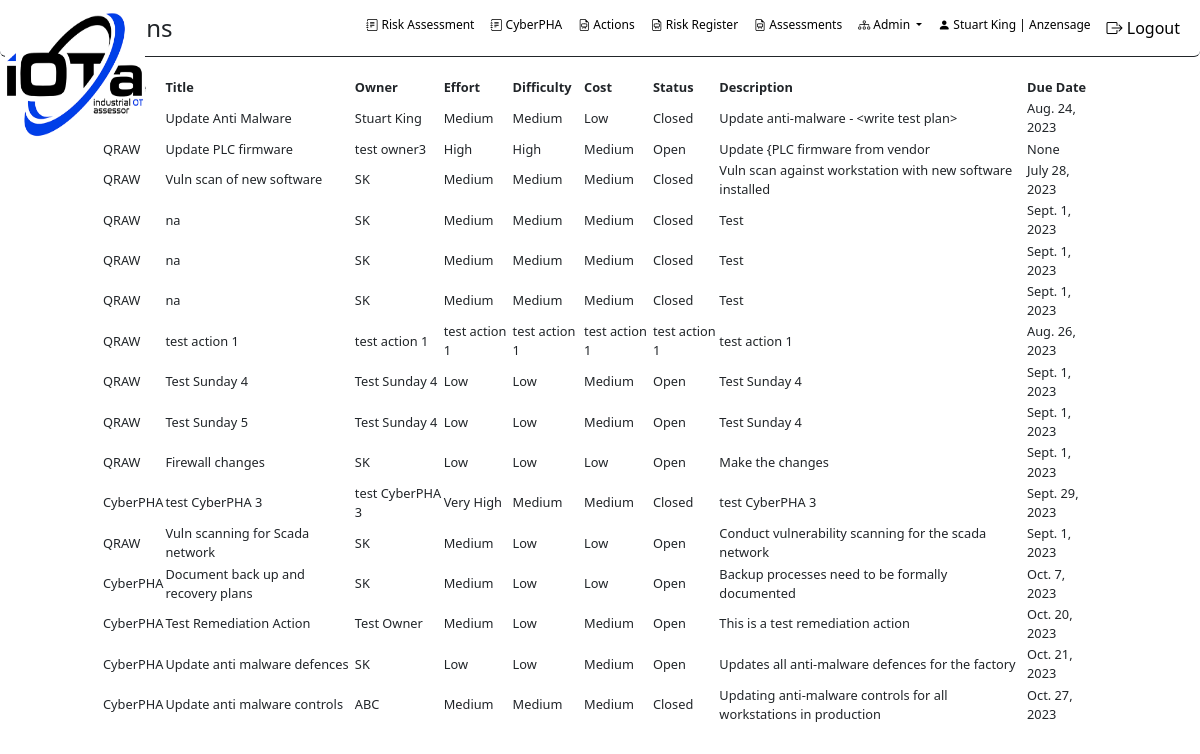
Page /OTRisk/ra_actions_view/ (signed in) on the earlier database version.
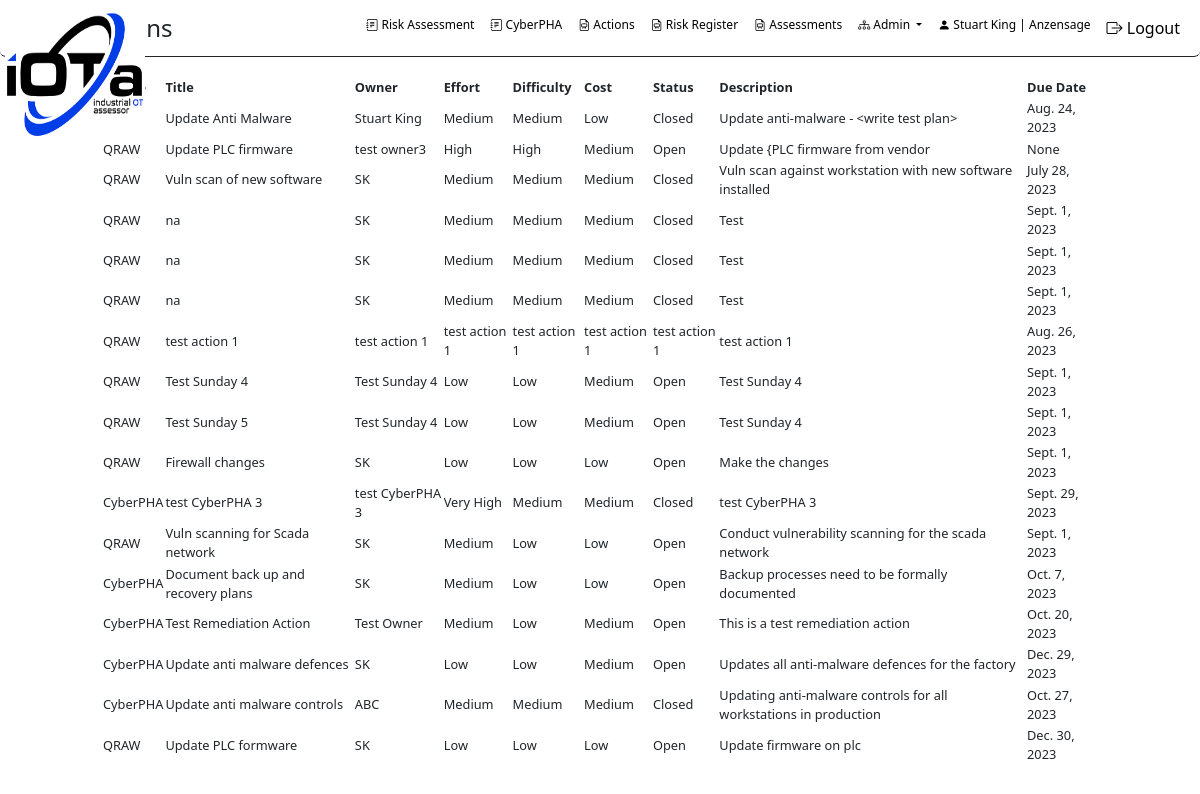
Same page on the later database version.
### accounts/models.py (models this page shows, shortened)
class UserProfile(models.Model):
    user = models.OneToOneField(User, on_delete=models.CASCADE)
    organization = models.ForeignKey(Organization, on_delete=models.CASCADE)
    must_change_password = models.BooleanField(default=True)
    abuse_flag = models.BooleanField(default=False)
    jobtitle = models.CharField(max_length=100, default='')
    role_moderator = models.BooleanField(default=False)
    role_readonly = models.BooleanField(default=False)
    phone_number = models.CharField(max_length=15, blank=True, null=True)
    two_factor_confirmed = models.BooleanField(default=False)
    failed_login_attempts = models.IntegerField(null=True, default=0)
    class Meta:
        db_table = 'userprofile'
        managed = True

class Organization(models.Model):
    id = models.AutoField(primary_key=True)
    name = models.CharField(max_length=255)
    address = models.TextField(null=True, blank=True)
    address2 = models.TextField(null=True, blank=True)
    city = models.TextField(null=True, blank=True)
    state = models.TextField(null=True, blank=True)
    zip = models.TextField(null=True, blank=True)
    country = models.TextField(null=True, blank=True)
    subscription_type = models.ForeignKey(SubscriptionType, on_delete=models.SET_NULL, null=True, blank=True)
    subscription_status = models.BooleanField(default=False)
    subscription_start = models.DateField(null=True, blank=True)
    subscription_end = models.DateField(null=True, blank=True)
    max_users = models.IntegerField(default=1, null=False)
    create_date = models.DateTimeField(auto_now_add=True)
    created_by = models.ForeignKey(settings.AUTH_USER_MODEL, on_delete=models.CASCADE,
                                   related_name='organization_creators')
    last_updated = models.DateTimeField(auto_now=True)
    class Meta:
        db_table = 'organization'
        managed = True

### OTRisk/models/raw.py (models this page shows)
class RAActions(models.Model):
    ID = models.AutoField(primary_key=True)
    RAWorksheetID = models.ForeignKey(RAWorksheet, on_delete=models.CASCADE, db_column='RAWorksheetID')
    phaID = models.IntegerField()
    actionTitle = models.CharField(max_length=255)
    actionOwner = models.CharField(max_length=255)
    actionDate = models.CharField(max_length=255)
    actionEffort = models.CharField(max_length=255)
    actionDifficulty = models.CharField(max_length=1)
    actionCost = models.CharField(max_length=1)
    actionStatus = models.CharField(max_length=50)
    actionDescription = models.CharField(max_length=255)
    actionDueDate = models.DateField()
    actionPriority = models.IntegerField()
    actionAssets = models.TextField()
    actionAffinity = models.TextField()
    safetyMitigation = models.IntegerField()
    lifeMitigation = models.IntegerField()
    productionMitigation = models.IntegerField()
    financeMitigation = models.IntegerField()
    reputationMitigation = models.IntegerField()
    environmentMitigation = models.IntegerField()
    regulationMitigation = models.IntegerField()
    dataMitigation = models.IntegerField()
    supplyMitigation = models.IntegerField()
    threatMitigation = models.IntegerField()
    vulnerabilityMitigation = models.IntegerField()
    outageWWW = models.CharField(max_length=3)
    outagePS = models.CharField(max_length=3)
    outageIT = models.CharField(max_length=3)
    outageEMS = models.CharField(max_length=3)
    outageICS = models.CharField(max_length=3)
    outageSIS = models.CharField(max_length=3)
    organizationid = models.ForeignKey(Organization, on_delete=models.CASCADE, verbose_name="Organization",
                                       related_name="ra_actions")
    userid = models.ForeignKey(User, on_delete=models.CASCADE, verbose_name="User", related_name="ra_actions")
    history = models.TextField()
    class Meta:
        db_table = 'tblRawActions'

### OTRisk/raw_views.py (the view, shortened to what this page needs)
# urls.py: path('ra_actions_view/', views.ra_actions_view, name='ra_actions_view_default'),
@login_required()
def ra_actions_view(request, qraw_id=None, pha_id=None):
    selected_action = None
    ra_title = None  # This will store the RATitle or the record from tblCyberPHAHeader
    current_user_organization_id = request.user.userprofile.organization_id
    if qraw_id and isinstance(qraw_id, int) and qraw_id > 0:
        ra_actions = RAActions.objects.filter(organizationid=current_user_organization_id, RAWorksheetID=qraw_id)
    elif pha_id and isinstance(pha_id, int) and pha_id > 0:
        ra_actions = RAActions.objects.filter(organizationid=current_user_organization_id, phaID=pha_id)
    else:
        ra_actions = RAActions.objects.filter(organizationid=current_user_organization_id)
    context = {
        'ra_actions': ra_actions,
        'selected_action': selected_action,
        'ra_title': ra_title
    }
    return render(request, 'OTRisk/ra_actions_template.html', context)

### OTRisk/templates/OTRisk/ra_actions_template.html (shortened to what this page needs)
{% load static %}
<!DOCTYPE html>
<html>
<head>
    <link rel="stylesheet" href="https://stackpath.bootstrapcdn.com/bootstrap/4.1.1/css/bootstrap.min.css">
    <link rel="stylesheet" href="https://cdnjs.cloudflare.com/ajax/libs/bootstrap-select/1.13.1/css/bootstrap-select.min.css">
    <link href="https://cdn.jsdelivr.net/npm/bootstrap-icons@1.7.1/font/bootstrap-icons.css" rel="stylesheet">
    <link rel="stylesheet" type="text/css" href="https://cdn.datatables.net/1.11.3/css/jquery.dataTables.css">
     {% load django_bootstrap5 %}
     {% bootstrap_css %}
</head>
<body>
<nav class="navbar navbar-expand-lg navbar-scroll shadow-0 border-bottom border-dark rounded">
  <div class="container-fluid d-flex justify-content-between">
   <a class="navbar-brand" href="{% url 'OTRisk:dashboardhome' %}"><img src="{% static 'images/iota - white 1.png' %}" style="height: 140px; width: 140px" class="navbar-logo" alt="">   </a>
      <h4 class="my-auto text-center flex-grow-1">Actions</h4>
    <div class="collapse navbar-collapse" id="navbarSupportedContent">
      <ul class="navbar-nav ms-auto">
        <li class="nav-item">
          <a class="nav-link"  style="font-size: 12px;" href="{% url 'OTRisk:qraw' %}"><i class="bi bi-journal-text"></i> Risk Assessment</a>
        </li>
        <li class="nav-item">
          <a class="nav-link" style="font-size: 12px;" href="{% url 'OTRisk:iotaphamanager' %}"><i class="bi bi-journal-text"></i> CyberPHA</a>
        </li>
          <li class="nav-item">
          <a class="nav-link" style="font-size: 12px;" href="{% url 'OTRisk:ra_actions_view_default' %}" tabindex="-1" ><i class="bi-file-earmark-easel"></i> Actions</a>
        </li>
        <li class="nav-item">
          <a class="nav-link" style="font-size: 12px;" href="{% url 'OTRisk:risk_register' %}" tabindex="-1" ><i class="bi-file-earmark-easel"></i> Risk Register</a>
        </li>
        <li class="nav-item">
          <a class="nav-link" style="font-size: 12px;" href="{% url 'OTRisk:list_frameworks' %}" tabindex="-1" ><i class="bi-file-earmark-easel"></i> Assessments</a>
        </li>
        <li class="nav-item dropdown">
            <a class="nav-link dropdown-toggle" href="#" id="navbarDropdown" role="button" data-bs-toggle="dropdown" aria-expanded="false" style="font-size: 12px;">
                <i class="bi bi-diagram-3"></i> Admin
              </a>
        </li>
        <li class="nav-item">
            <a class="nav-link" href="{% url 'accounts:profile' %}" style="font-size: 12px;">
                <i class="bi bi-person-fill"></i> {{ user.first_name }} {{ user.last_name }} | {{ user.userprofile.organization.name }}
            </a>
        </li>
          <li class="nav-item">
            <a class="nav-link" href="{% url 'logout' %}">
                <i class="bi bi-box-arrow-right"></i> Logout
            </a>
        </li>
      </ul>
    </div>
  </div>
</nav>
<div class="row" style="height: 20px;">
    <div class="col-md-8 " ></div>
    <div class="col-md-1" style="background-color: white"></div>
    <div class="col-md-1 " style="background-color: white"></div>
</div>
<div class="row">
    <div class="col-md-1" style="background-color: white"></div>
    <div class="col-md-10 " >
        {% block content %}
            <form method="post" action="" id="actionForm">
                <table id="dataTable" class="display small-font">
                <thead>
                    <tr>
                        <th>Source</th>
                        <th>Title</th>
                        <th>Owner</th>
                        <th>Effort</th>
                        <th>Difficulty</th>
                        <th>Cost</th>
                        <th>Status</th>
                        <th>Description</th>
                        <th>Due Date</th>
                    </tr>
                </thead>
                <tbody>
                    {% for record in ra_actions %}
                       <tr data-id="{{ record.ID }}" class="action-row">
                            <td>
                                {% if record.phaID == 0 %}
                                    QRAW
                                {% else %}
                                    CyberPHA
                                {% endif %}
                            </td>
                            <td>{{ record.actionTitle  }}</td>
                            <td>{{ record.actionOwner  }}</td>
                            <td>{{ record.actionEffort  }}</td>
                            <td>{{ record.actionDifficulty  }}</td>
                            <td>{{ record.actionCost  }}</td>
                            <td>{{ record.actionStatus  }}</td>
                            <td>{{ record.actionDescription  }}</td>
                            <td>{{ record.actionDueDate  }}</td>
                        </tr>
                    {% endfor %}
                </tbody>
            </table>
        </form>
    {% endblock %}
        </div>
    <div class="col-md-1 " style="background-color: white"></div>
</div>
<div class="row small-font">
    <div class="col-md-1" style="background-color: white"></div>
    <div class="col-md-10" style="background-color: white">
    </div>
<div class="col-md-1 " style="background-color: white"></div>
</div>
</body>
</html>

### OTRisk/templates/OTRisk/ra_actions_template.html (style rules this page uses)
.navbar-scroll .nav-link, .navbar-scroll .navbar-toggler-icon, .navbar-scroll .navbar-brand { color: #000000; }
.navbar-scroll { background-color: #FFFFFF; text-decoration-color: #000000; }
.navbar-scrolled .nav-link, .navbar-scrolled .navbar-toggler-icon, .navbar-scroll .navbar-brand { color: #262626; }
.navbar-logo { position: absolute; top: 5px; left: 5px; height: 100px; z-index: 10; }
.small-font { font-size: 0.8rem; }
.action-row { cursor: pointer; }

Differences in the rows shown:
changed RAActions "Update anti malware defences": actionDueDate "Oct. 21, 2023" → "Dec. 29, 2023"
added RAActions: phaID "QRAW", actionTitle "Update PLC formware", actionOwner "SK", actionEffort "Low", actionDifficulty "Low", actionCost "Low", actionStatus "Open", actionDescription "Update firmware on plc", actionDueDate "Dec. 30, 2023"
